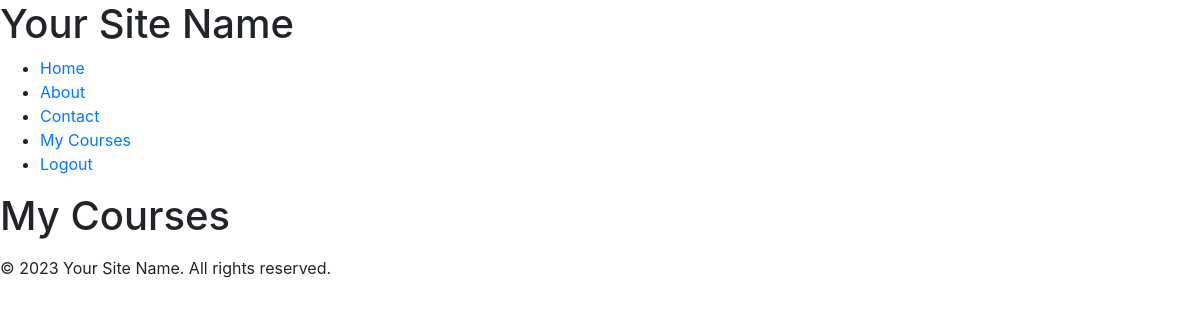
/courses/my_courses/ (signed in), run on an earlier commit of the app's database.
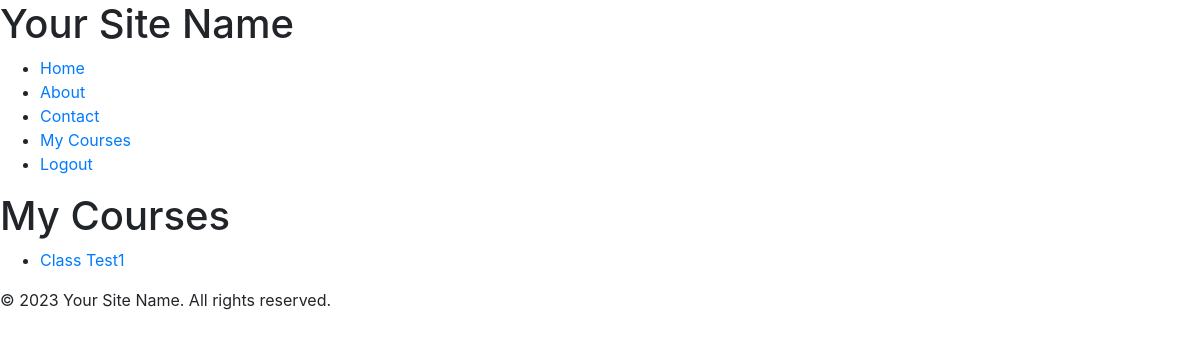
And on a later commit of the database.
### courses/models.py (models this page shows, shortened)
class Enrollment(models.Model):
    student = models.ForeignKey(settings.AUTH_USER_MODEL, on_delete=models.CASCADE, related_name='enrollments')
    course = models.ForeignKey(Course, on_delete=models.CASCADE, related_name='enrollments')
    enrolled_on = models.DateTimeField(auto_now_add=True)

class Course(models.Model):
    name = models.CharField(max_length=200, db_index=True)
    description = models.TextField(blank=True, null=True)
    teacher = models.ForeignKey('teachers.Teacher', on_delete=models.CASCADE, default=default_teacher)  # Updated this line
    students = models.ManyToManyField(CustomUser, related_name="courses_enrolled", blank=True)

### courses/views.py (the view)
# urls.py: path('my_courses/', views.my_courses, name='my_courses'),
@login_required
def my_courses(request):
    enrollments = Enrollment.objects.filter(student=request.user)
    return render(request, 'courses/my_courses.html', {'enrollments': enrollments})

### courses/templates/courses/my_courses.html
{% extends "base.html" %}
{% block content %}
<h1>My Courses</h1>
<ul>
    {% for enrollment in enrollments %}
        <li>
            <a href="{% url 'courses:course_detail' enrollment.course.id %}">
                {{ enrollment.course.name }}
            </a>
        </li>
    {% endfor %}
</ul>
{% endblock %}

What changed in the data, as far as the page shows it:
added Enrollment: course.name "Class Test1"
